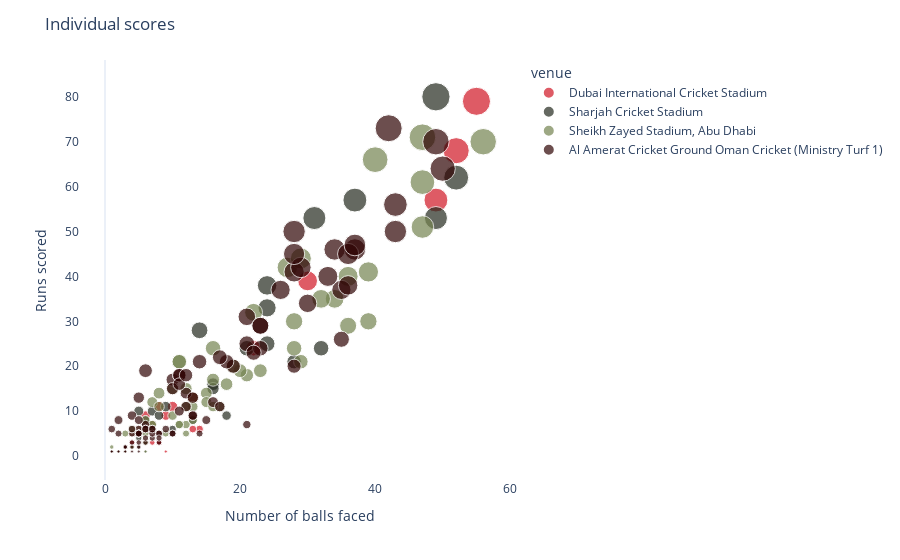

Here is the notebook cell this chart was saved with:
### Code cell
ground_colors = {'Sharjah Cricket Stadium' : '#252B1F', 
                'Sheikh Zayed Stadium, Abu Dhabi' : '#758451 ',
       'Dubai International Cricket Stadium' : '#d11624',
       'Al Amerat Cricket Ground Oman Cricket (Ministry Turf 1)' : '#2f0404',
}

fig = px.scatter(batting, x="ballsFaced", y="runs", color='venue',size='runs',hover_data=['fullName', 'current_innings'],
                color_discrete_map=ground_colors
                )
fig.update_layout(xaxis=dict(title='Number of balls faced',showgrid=False),yaxis=dict(title='Runs scored',showgrid=False,zeroline=False), 
                  title = 'Individual scores',
                 )    
fig.show()

### Figure 1 — Plotly figure (JSON) as saved in the notebook; plotly's stock layout.template omitted (floating-point values rounded to 4 significant figures; data arrays with more than 128 entries replaced by an {"elided": "..."} marker saying what was removed)
{"data": [{"customdata": [["KL Rahul", "INDIA"], ["Rohit Sharma", "INDIA"], ["Virat Kohli", "INDIA"], ["Suryakumar Yadav", "INDIA"], ["Rishabh Pant", "INDIA"], ["Ravindra Jadeja", "INDIA"], ["Hardik Pandya", "INDIA"], ["Bhuvneshwar Kumar", "INDIA"], ["Mohammed Shami", "INDIA"], ["Mohammad Rizwan", "PAK"], ["Babar Azam", "PAK"], ["Lendl Simmons", "WI"], ["Evin Lewis", "WI"], ["Chris Gayle", "WI"], ["Shimron Hetmyer", "WI"], ["Dwayne Bravo", "WI"], ["Nicholas Pooran", "WI"], ["Kieron Pollard", "WI"], ["Andre Russell", "WI"], ["Akeal Hosein", "WI"], ["Obed McCoy", "WI"], ["Ravi Rampaul", "WI"], ["Jason Roy", "ENG"], ["Jos Buttler", "ENG"], ["Jonny Bairstow", "ENG"], ["Moeen Ali", "ENG"], ["Liam Livingstone", "ENG"], ["Eoin Morgan", "ENG"]], "hovertemplate": "venue=Dubai International Cricket Stadium<br>ballsFaced=%{x}<br>runs=%{marker.size}<br>fullName=%{customdata[0]}<br>current_innings=%{customdata[1]}<extra></extra>", "legendgroup": "Dubai International Cricket Stadium", "marker": {"color": "#d11624", "size": [3, 0, 57, 11, 39, 13, 11, 5, 0, 79, 68, 3, 6, 13, 9, 5, 1, 6, 0, 6, 0, 3, 11, 24, 9, 3, 1, 7], "sizemode": "area", "sizeref": 0.2, "symbol": "circle"}, "mode": "markers", "name": "Dubai International Cricket Stadium", "orientation": "v", "showlegend": true, "type": "scatter", "x": [8, 1, 49, 8, 30, 13, 8, 4, 0, 55, 52, 7, 5, 13, 9, 5, 9, 14, 2, 13, 1, 8, 10, 22, 6, 4, 2, 7], "xaxis": "x", "y": [3, 0, 57, 11, 39, 13, 11, 5, 0, 79, 68, 3, 6, 13, 9, 5, 1, 6, 0, 6, 0, 3, 11, 24, 9, 3, 1, 7], "yaxis": "y"}, {"customdata": [["Mohammad Naim", "BAN"], ["Liton Das", "BAN"], ["Shakib Al Hasan", "BAN"], ["Mushfiqur Rahim", "BAN"], ["Afif Hossain", "BAN"], ["Mahmudullah", "BAN"], ["Kusal Perera", "SL"], ["Pathum Nissanka", "SL"], ["Charith Asalanka", "SL"], ["Avishka Fernando", "SL"], ["Wanindu Hasaranga de Silva", "SL"], ["Bhanuka Rajapaksa", "SL"], ["Dasun Shanaka", "SL"], ["Stephan Myburgh", "NL"], ["Max O'Dowd", "NL"], ["Ben Cooper", "NL"], ["Colin Ackermann", "NL"], ["Bas de Leede", "NL"], ["Scott Edwards", "NL"], ["Roelof van der Merwe", "NL"], ["Pieter Seelaar", "NL"], ["Fred Klaassen", "NL"], ["Brandon Glover", "NL"], ["Paul van Meekeren", "NL"], ["Pathum Nissanka", "SL"], ["Kusal Perera", "SL"], ["Charith Asalanka", "SL"], ["Avishka Fernando", "SL"], ["Paul Stirling", "IRE"], ["Kevin O'Brien", "IRE"], ["Andy Balbirnie", "IRE"], ["Gareth Delany", "IRE"], ["Curtis Campher", "IRE"], ["Harry Tector", "IRE"], ["Neil Rock", "IRE"], ["Mark Adair", "IRE"], ["Simi Singh", "IRE"], ["Craig Young", "IRE"], ["Craig Williams", "NAM"], ["Zane Green", "NAM"], ["Gerhard Erasmus", "NAM"], ["David Wiese", "NAM"]], "hovertemplate": "venue=Sharjah Cricket Stadium<br>ballsFaced=%{x}<br>runs=%{marker.size}<br>fullName=%{customdata[0]}<br>current_innings=%{customdata[1]}<extra></extra>", "legendgroup": "Sharjah Cricket Stadium", "marker": {"color": "#252B1F", "size": [62, 16, 10, 57, 7, 10, 1, 24, 80, 0, 6, 53, 1, 5, 2, 9, 11, 0, 8, 0, 2, 1, 0, 0, 0, 33, 6, 2, 38, 25, 21, 9, 4, 8, 5, 5, 5, 1, 15, 24, 53, 28], "sizemode": "area", "sizeref": 0.2, "symbol": "circle"}, "mode": "markers", "name": "Sharjah Cricket Stadium", "orientation": "v", "showlegend": true, "type": "scatter", "x": [52, 16, 7, 37, 6, 5, 3, 21, 49, 3, 5, 31, 1, 5, 3, 8, 9, 3, 13, 3, 5, 6, 2, 3, 5, 24, 10, 4, 24, 24, 28, 18, 5, 6, 5, 5, 4, 1, 16, 32, 49, 14], "xaxis": "x", "y": [62, 16, 10, 57, 7, 10, 1, 24, 80, 0, 6, 53, 1, 5, 2, 9, 11, 0, 8, 0, 2, 1, 0, 0, 0, 33, 6, 2, 38, 25, 21, 9, 4, 8, 5, 5, 5, 1, 15, 24, 53, 28], "yaxis": "y"}, {"customdata": {"elided": "82x2 str values"}, "hovertemplate": "venue=Sheikh Zayed Stadium, Abu Dhabi<br>ballsFaced=%{x}<br>runs=%{marker.size}<br>fullName=%{customdata[0]}<br>current_innings=%{customdata[1]}<extra></extra>", "legendgroup": "Sheikh Zayed Stadium, Abu Dhabi", "marker": {"color": "#758451 ", "size": [12, 7, 2, 40, 13, 16, 1, 0, 19, 2, 0, 14, 0, 11, 35, 18, 24, 15, 61, 0, 6, 0, 71, 1, 21, 2, 1, 7, 5, 41, 2, 24, 3, 1, 2, 5, 1, 1, 70, 17, 6, 35, 21, 2, 19, 15, 11, 32, 66, 14, 7, 8, 29, 20, 6, 12, 2, 3, 1, 1, 0, 5, 11, 5, 30, 42, 51, 0, 7, 11, 0, 0, 0, 21, 11, 0, 0, 30, 9, 8, 44, 7], "sizemode": "area", "sizeref": 0.2, "symbol": "circle"}, "mode": "markers", "name": "Sheikh Zayed Stadium, Abu Dhabi", "orientation": "v", "showlegend": true, "type": "scatter", "x": [7, 12, 3, 36, 13, 18, 2, 2, 23, 3, 1, 15, 5, 17, 34, 21, 16, 10, 47, 1, 6, 1, 47, 3, 11, 3, 1, 7, 3, 39, 4, 28, 6, 3, 3, 9, 6, 3, 56, 16, 4, 32, 11, 1, 20, 12, 13, 22, 40, 8, 11, 13, 36, 19, 7, 15, 4, 6, 3, 2, 2, 6, 8, 12, 28, 27, 47, 1, 11, 16, 1, 1, 1, 29, 12, 0, 1, 39, 10, 6, 29, 7], "xaxis": "x", "y": [12, 7, 2, 40, 13, 16, 1, 0, 19, 2, 0, 14, 0, 11, 35, 18, 24, 15, 61, 0, 6, 0, 71, 1, 21, 2, 1, 7, 5, 41, 2, 24, 3, 1, 2, 5, 1, 1, 70, 17, 6, 35, 21, 2, 19, 15, 11, 32, 66, 14, 7, 8, 29, 20, 6, 12, 2, 3, 1, 1, 0, 5, 11, 5, 30, 42, 51, 0, 7, 11, 0, 0, 0, 21, 11, 0, 0, 30, 9, 8, 44, 7], "yaxis": "y"}, {"customdata": {"elided": "111x2 str values"}, "hovertemplate": "venue=Al Amerat Cricket Ground Oman Cricket (Ministry Turf 1)<br>ballsFaced=%{x}<br>runs=%{marker.size}<br>fullName=%{customdata[0]}<br>current_innings=%{customdata[1]}<extra></extra>", "legendgroup": "Al Amerat Cricket Ground Oman Cricket (Ministry Turf 1)", "marker": {"color": "#2f0404", "size": [37, 0, 3, 25, 34, 5, 2, 4, 7, 1, 0, 20, 41, 26, 31, 0, 29, 46, 5, 50, 21, 0, 19, 2, 5, 6, 1, 7, 0, 8, 0, 46, 11, 3, 5, 64, 6, 0, 42, 3, 1, 17, 6, 0, 1, 2, 6, 40, 21, 12, 9, 4, 4, 5, 14, 0, 0, 15, 6, 45, 70, 10, 9, 2, 0, 0, 0, 2, 9, 18, 1, 24, 2, 47, 18, 16, 1, 6, 29, 0, 11, 2, 5, 0, 45, 22, 8, 8, 1, 5, 5, 20, 38, 23, 18, 2, 13, 5, 0, 0, 56, 37, 13, 1, 3, 0, 1, 6, 5, 50, 73], "sizemode": "area", "sizeref": 0.2, "symbol": "circle"}, "mode": "markers", "name": "Al Amerat Cricket Ground Oman Cricket (Ministry Turf 1)", "orientation": "v", "showlegend": true, "type": "scatter", "x": [35, 1, 8, 21, 30, 8, 4, 7, 6, 1, 0, 19, 28, 35, 21, 2, 23, 37, 8, 28, 14, 1, 6, 3, 10, 9, 2, 21, 2, 15, 2, 34, 12, 6, 5, 50, 7, 4, 29, 4, 5, 10, 4, 1, 3, 3, 6, 33, 18, 16, 13, 8, 6, 5, 12, 2, 1, 10, 6, 36, 49, 11, 4, 3, 1, 1, 0, 3, 13, 11, 3, 23, 3, 37, 11, 11, 1, 1, 23, 7, 17, 5, 14, 2, 28, 17, 5, 2, 1, 7, 5, 28, 36, 22, 12, 3, 5, 2, 5, 3, 43, 26, 13, 2, 5, 2, 4, 7, 10, 43, 42], "xaxis": "x", "y": [37, 0, 3, 25, 34, 5, 2, 4, 7, 1, 0, 20, 41, 26, 31, 0, 29, 46, 5, 50, 21, 0, 19, 2, 5, 6, 1, 7, 0, 8, 0, 46, 11, 3, 5, 64, 6, 0, 42, 3, 1, 17, 6, 0, 1, 2, 6, 40, 21, 12, 9, 4, 4, 5, 14, 0, 0, 15, 6, 45, 70, 10, 9, 2, 0, 0, 0, 2, 9, 18, 1, 24, 2, 47, 18, 16, 1, 6, 29, 0, 11, 2, 5, 0, 45, 22, 8, 8, 1, 5, 5, 20, 38, 23, 18, 2, 13, 5, 0, 0, 56, 37, 13, 1, 3, 0, 1, 6, 5, 50, 73], "yaxis": "y"}], "layout": {"legend": {"itemsizing": "constant", "title": {"text": "venue"}, "tracegroupgap": 0}, "margin": {"t": 60}, "title": {"text": "Individual scores"}, "xaxis": {"anchor": "y", "domain": [0, 1], "showgrid": false, "title": {"text": "Number of balls faced"}}, "yaxis": {"anchor": "x", "domain": [0, 1], "showgrid": false, "title": {"text": "Runs scored"}, "zeroline": false}}}
